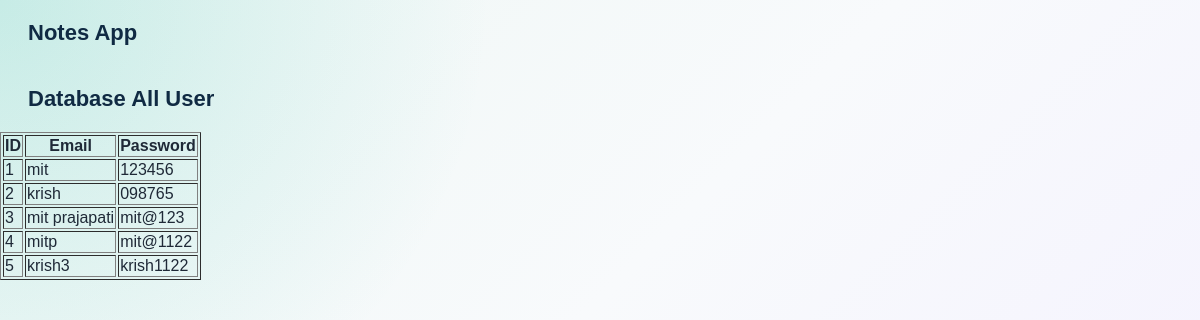
/user, run on the app's committed database.
### app/models.py (models this page shows)
class User(db.Model):
    id = db.Column(db.Integer,primary_key=True)
    username = db.Column(db.String(50),unique=True,nullable=False)
    email = db.Column(db.String(100),unique=True,nullable= False)
    password = db.Column(db.String(255),nullable=False)

### routes/auth.py (the view)
@auth_bp.route('/user')
def user():
    user = User.query.all()
    return render_template('user.html',user=user)

### templates/user.html (shortened to what this page needs)
{% extends 'base.html' %}
{% block content %}
<h2>Database  All User</h2>
<table border="1">
    <tr>
        <th>ID</th>
        <th>Email</th>
        <th>Password</th>
    </tr>
    {% for users in user %}
    <tr>
        <td>{{users.id}}</td>
        <td>{{users.username}}</td>
        <td>{{users.password}}</td>
    </tr>
    {% endfor %}
</table>
{% endblock %}

### static/css/style.css (style rules this page uses)
* { box-sizing: border-box; }
body { margin: 0; min-height: 100vh; font-family: Arial, Helvetica, sans-serif; color: #1f2937; background: radial-gradient(circle at top left, rgba(20, 184, 166, 0.18), transparent 34%), linear-gradient(135deg, #eef7f4 0%, #f8fafc 45%, #f3f0ff 100%); }
body > h2 { margin: 0; padding: 20px 28px; font-size: 22px; color: #102a43; }

### data on the page
User: id "1", username "mit", password "123456"
User: id "2", username "krish", password "098765"
User: id "3", username "mit prajapati", password "mit@123"
User: id "4", username "mitp", password "mit@1122"
User: id "5", username "krish3", password "krish1122"
